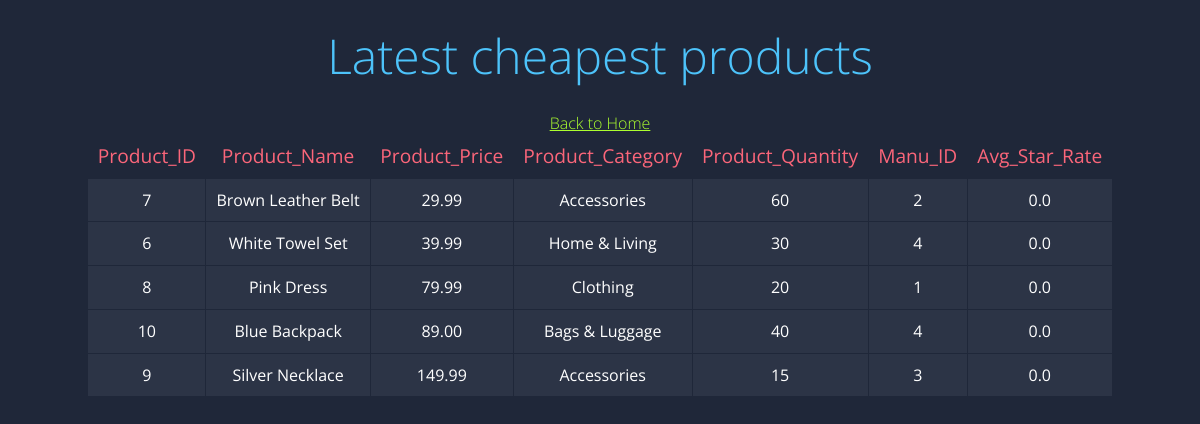
Screenshot of /query3.php with the database file from the repository.
### tables this page shows
CREATE TABLE Product (
  Product_ID INT PRIMARY KEY NOT NULL,
  Product_Name VARCHAR(50) NOT NULL,
  Product_Price DECIMAL(10,2) NOT NULL,
  Product_Category VARCHAR(50) NOT NULL,
  Product_Quantity INT NOT NULL,
  Manu_ID INT,
  Avg_Star_Rate DECIMAL(2,1) DEFAULT 0.0,
  FOREIGN KEY (Manu_ID) REFERENCES Manufacturer(Manu_ID)
);

### query3.php (the view, shortened to what this page needs)
<?php
	$servername = "cssql.seattleu.edu";
	$username = "bd_rwidjaja1";
	$password = "3300rwidjaja1-Bvkw";
	$dbname = "bd_rwidjaja1";
	$conn = mysqli_connect($servername, $username, $password, $dbname);
	$sql = "SELECT * FROM (
			SELECT * FROM Product ORDER BY Product_ID DESC LIMIT 5
			) AS subquery ORDER BY Product_Price
			";
	$result = mysqli_query($conn, $sql);
?>
<!DOCTYPE html>
<html>
<head>
	<link rel="stylesheet" href="styles.css">
</head>
<body>
<div class="container">
		<h1>Latest cheapest products</h1>
		<a href="home.html">Back to Home</a>
		<table>
			<tr>
				<th>Product_ID</th>
				<th>Product_Name</th>
				<th>Product_Price</th>
				<th>Product_Category</th>
				<th>Product_Quantity</th>
				<th>Manu_ID</th>
				<th>Avg_Star_Rate</th>
			</tr>
			<?php while($row = mysqli_fetch_assoc($result)) { ?>
			<tr>
				<td><?php echo $row["Product_ID"]; ?></td>
				<td><?php echo $row["Product_Name"]; ?></td>
				<td><?php echo $row["Product_Price"]; ?></td>
				<td><?php echo $row["Product_Category"]; ?></td>
				<td><?php echo $row["Product_Quantity"]; ?></td>
				<td><?php echo $row["Manu_ID"]; ?></td>
				<td><?php echo $row["Avg_Star_Rate"]; ?></td>
			</tr>
			<?php } ?>
		</table>
	</div>
</body>
</html>

### styles.css (style rules this page uses)
a { color:greenyellow }
body { font-family: 'Open Sans', sans-serif; font-weight: 300; line-height: 1.42em; color:#A7A1AE; background-color:#1F2739; }
h1 { font-size:3em; font-weight: 300; line-height:1em; text-align: center; color: #4DC3FA; }
table { margin: 0 auto; border-collapse: collapse; }
.container { margin: 0 auto; text-align: center; }
.container th { background-color: #1F2739; color: #FB667A; font-weight: normal; font-size: 1.2em; padding: 10px; }
.container td { background-color: #2C3446; color: #fff; font-weight: normal; font-size: 1em; padding: 10px; border: 1px solid #1F2739; }

### rows the page displays
product: Product_ID "7", Product_Name "Brown Leather Belt", Product_Price "29.99", Product_Category "Accessories", Product_Quantity "60", Manu_ID "2", Avg_Star_Rate "0.0"
product: Product_ID "6", Product_Name "White Towel Set", Product_Price "39.99", Product_Category "Home & Living", Product_Quantity "30", Manu_ID "4", Avg_Star_Rate "0.0"
product: Product_ID "8", Product_Name "Pink Dress", Product_Price "79.99", Product_Category "Clothing", Product_Quantity "20", Manu_ID "1", Avg_Star_Rate "0.0"
product: Product_ID "10", Product_Name "Blue Backpack", Product_Price "89.00", Product_Category "Bags & Luggage", Product_Quantity "40", Manu_ID "4", Avg_Star_Rate "0.0"
product: Product_ID "9", Product_Name "Silver Necklace", Product_Price "149.99", Product_Category "Accessories", Product_Quantity "15", Manu_ID "3", Avg_Star_Rate "0.0"
